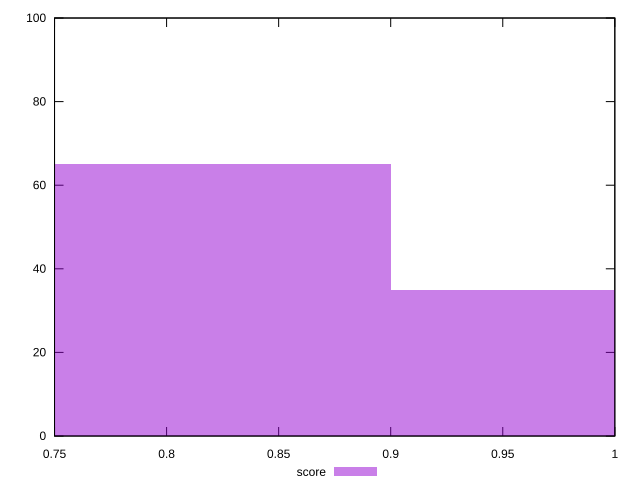

Generate this figure with gnuplot:
reset

$score <<EOF
0.7716376815560366 65
1.0288502420747154 35
EOF

set key outside below
set boxwidth 0.25721256051867886
set xrange [0.75:1]
set yrange [0:100]
set trange [0:100]
set style fill transparent solid 0.5 noborder
set terminal svg size 640, 490 enhanced background rgb 'white'
set output "reports/report_00033_2021-03-01T14-23-16.841Z/uses-rel-preconnect/samples/astro-inner-cached/score/histogram.svg"

plot $score title "score" with boxes

reset
